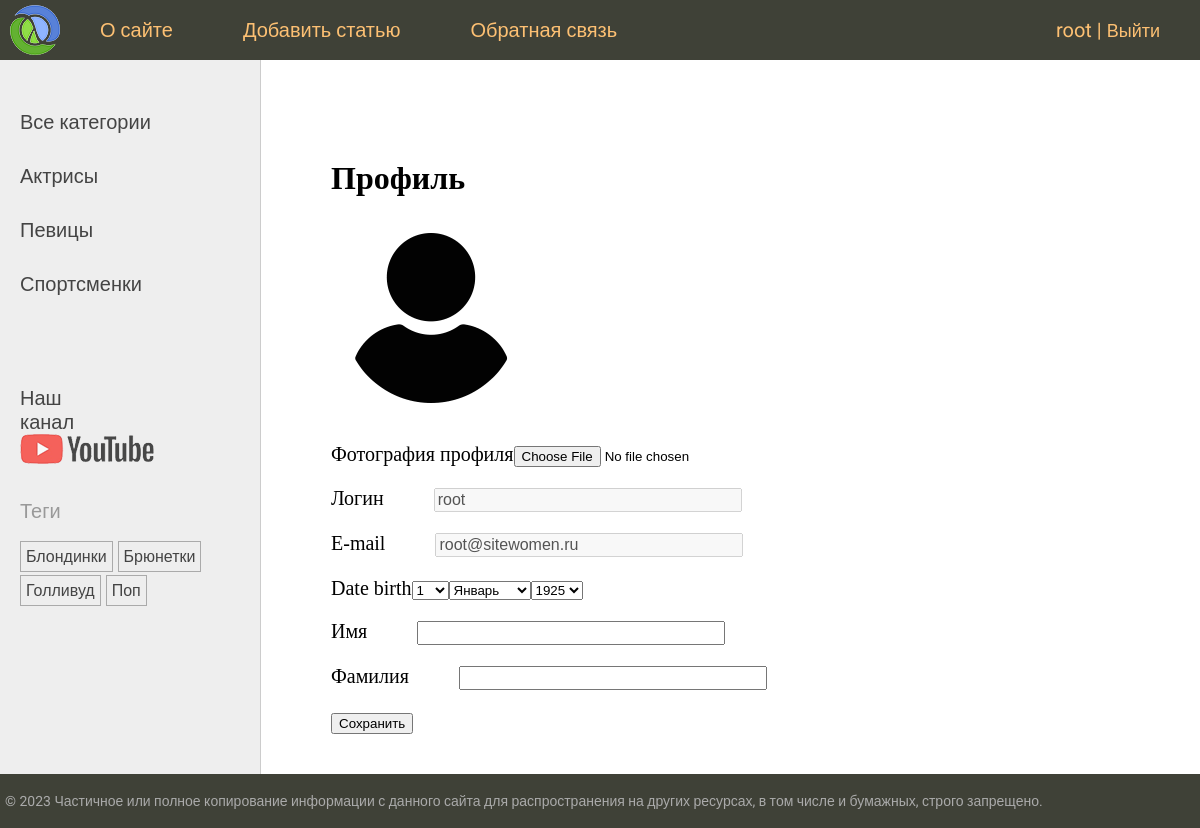
/users/profile/ (signed in), run on the app's committed database.
### users/models.py (models this page shows)
class User(AbstractUser):
    photo = models.ImageField(
        upload_to="users/%Y/%m/%d/",
        blank=True,
        null=True,
        verbose_name="Фотография профиля"
    )
    date_birth = models.DateTimeField(
        blank=True,
        null=True,
        verbose_name="Дата рождения"
    )

### women/models.py (models this page shows, shortened)
class Category(models.Model):
    name = models.CharField(
        max_length=100,
        db_index=True,
        verbose_name='Категория'
    )
    slug = models.SlugField(
        max_length=255,
        unique=True,
        db_index=True,
        verbose_name='Slug'
    )
    class Meta:
        verbose_name = 'Категория'
        verbose_name_plural = 'Категории'
    def get_absolute_url(self):
        return reverse("category", kwargs={"cat_slug": self.slug})

class TagPost(models.Model):
    tag = models.CharField(
        max_length=100,
        db_index=True
    )
    slug = models.SlugField(
        max_length=255,
        unique=True,
        db_index=True
    )
    def get_absolute_url(self):
        return reverse('tag', kwargs={'tag_slug': self.slug})
    class Meta:
        verbose_name = "Тег"
        verbose_name_plural = "Теги"

### users/views.py (the view, shortened to what this page needs)
class ProfileUser(LoginRequiredMixin, UpdateView):
    model = get_user_model()
    form_class = ProfileUserForm
    template_name = "users/profile.html"
    extra_context = {
        "title": "Профиль пользователя",
        "default_image": settings.DEFAULT_USER_IMAGE
    }
    def get_object(self, queryset = None):
        return self.request.user

### users/forms.py
class ProfileUserForm(forms.ModelForm):
    username = forms.CharField(
        disabled=True,
        label="Логин",
        widget=forms.TextInput(
            attrs={
                "class": "form-input"
            }
        )
    )
    email = forms.EmailField(
        disabled=True,
        label="E-mail",
        widget=forms.EmailInput(
            attrs={
                "class": "form-input"
            }
        ),
        required=False
    )
    this_year = datetime.date.today().year
    date_birth = forms.DateField(
        widget=forms.SelectDateWidget(years=tuple(range(this_year - 100, this_year - 5)))
    )
    class Meta:
        model = get_user_model()
        fields = ["photo", "username", "email", "date_birth", "first_name", "last_name"]
        labels = {
            "first_name": "Имя",
            "last_name": "Фамилия",
        }
        widgets = {
            "first_name": forms.TextInput(
                attrs={
                    "class": "form-input"
                }
            ),
            "last_name": forms.TextInput(
                attrs={
                    "class": "form-input"
                }
            )
        }

### users/context_processors.py (called while the page is built)
def get_women_context(request):
    return {"main_menu": menu}

### women/templatetags/women_tags.py (called while the page is built)
@register.inclusion_tag('women/list_categories.html')
def show_categories(cat_selected=0):
    cats = Category.objects.annotate(total=Count('posts')).filter(total__gt=0)
    return {'cats': cats, "cat_selected": cat_selected}

@register.inclusion_tag('women/list_tags.html')
def show_all_tags(cat_selected=0):
    tags = TagPost.objects.annotate(total=Count('tags')).filter(total__gt=0)
    return {'tags': tags}

### users/templates/users/profile.html (shortened to what this page needs)
{% extends "base.html" %}
{% block content %}
<h1>Профиль</h1>
<form method="post" enctype="multipart/form-data">
    {% if user.photo %}
      <p><img src="{{ user.photo.url }}" alt="Фотография пользователя"></p>
    {% else %}
      <p><img src="{{ default_image }}" alt="Фотография пользователя"></p>
    {% endif %}
    {% for f in form %}
      <p><label for="form-label" for="{{ form.is_for_label }}">{{ f.label }}</label>{{ f }}</p>
    {% endfor %}
    <p><button type="submit">Сохранить</button></p>
</form>
{% endblock content %}

### templates/base.html (shortened to what this page needs)
{% load static %} {% load women_tags %}
<!DOCTYPE html>
<html>
  <head>
    <link
      type="text/css"
      href="{% static 'women/css/styles.css' %}"
      rel="stylesheet"
    />
  </head>
  <body>
    <table class="table-page" border="0" cellpadding="0" cellspacing="0">
      <tr>
        <td valign="top">
          {% block mainmenu %}
          <div class="header">
            <ul id="mainmenu" class="mainmenu">
              <li class="logo">
                <a href="{% url 'home' %}"><div class="logo"></div></a>
              </li>
              {% for m in main_menu %}
              <li>
                <a href="{% url m.urlpath %}">{{m.title}}</a>
              </li>
              {% endfor %} {% if user.is_authenticated %}
              <li class="last">
                <a href="{% url 'users:profile' %}">{{ user.username }}</a> |
                <form
                  action="{% url 'users:logout' %}"
                  method="post"
                  style="display: inline"
                >
                  <button
                    style="
                      background: none;
                      font-size: 18px;
                      border: none;
                      padding: 0;
                      color: #fdc073;
                      cursor: pointer;
                    "
                  >
                    Выйти
                  </button>
                </form>
              </li>
              {% else %}
              <li class="last">
                <a href="{% url 'users:login' %}">Войти</a> |
                <a href="{% url 'users:register' %}">Регистрация</a>
              </li>
              {% endif %}
            </ul>
          </div>
          {% endblock mainmenu %}
          <table
            class="table-content"
            border="0"
            cellpadding="0"
            cellspacing="0"
          >
            <tr>
              <td valign="top" class="left-chapters">
                <ul id="leftchapters">
                  {% if cat_selected == 0 %}
                  <li class="selected">Все категории</li>
                  {% else %}
                  <li><a href="{% url 'home' %}">Все категории</a></li>
                  {% endif %} {% show_categories cat_selected%}
                  <li class="share">
                    <p>Наш канал</p>
                    <a
                      class="share-yt"
                      href="https://www.youtube.com/channel/UClJzWfGWuGJL2t-3dYKcHTA/playlists"
                      target="_blank"
                      rel="nofollow"
                    ></a>
                  </li>
                  <li>{% show_all_tags %}</li>
                </ul>
              </td>
              <td valign="top" class="content">
                <div class="content-text">
                  {% block content %} {% endblock %}
                </div>
              </td>
            </tr>
          </table>
        </td>
      </tr>
      <tr>
        <td valign="top">
          <div id="footer">
            <p>
              &copy; 2023 Частичное или полное копирование информации с данного
              сайта для распространения на других ресурсах, в том числе и
              бумажных, строго запрещено.
            </p>
          </div>
        </td>
      </tr>
    </table>
  </body>
</html>

### women/templates/women/list_categories.html
{% for cat in cats   %}
{% if cat.id == cat_selected %}
<li class="selected">{{ cat.name }}</li>
{% else %}
<li><a href="{{ cat.get_absolute_url }}">{{  cat.name }}</li>
{% endif %}
{% endfor %}

### women/templates/women/list_tags.html (shortened to what this page needs)
{% if tags %}
    <p>Теги</p>
    <ul class="tags-list">
        {% for t in tags %}
        <li><a href="{{ t.get_absolute_url }}">{{ t.tag }}</a></li>
        {% endfor %}
    </ul>
{% endif %}

### women/static/women/css/styles.css (style rules this page uses)
html, body { font-family: "Roboto", sans-serif; margin: 0; padding: 0; height: 100%; width: 100%; color: #444; }
a { color: #0059b2; text-decoration: none; }
img { max-width: 600px; height: auto; }
.table-page { width: 100%; height: 100%; vertical-align: top; }
.table-page tr { height: 100%; }
.header { background: #3F4137; height: 60px; }
.logo { background: url('../images/logo.png') no-repeat 10px 5px; width: 70px; height: 60px; }
ul.mainmenu { list-style: none; margin: 0; padding: 0; height: 60px; color: #fdc073; font-size: 20px; overflow: hidden; }
ul.mainmenu li { float: left; margin: 18px 40px 0 30px; }
ul.mainmenu li.logo { margin: 0; }
ul.mainmenu li.last { float: right; }
ul.mainmenu li a { color: #fdc073; text-decoration: none; }
.table-content { width: 100%; min-height: 100%; height: 100%; }
.left-chapters { margin: 0; background: #eee; border-right: 1px solid #ccc; }
.left-chapters ul { width: 230px; margin: 0; padding: 20px 10px 10px 20px; list-style: none; font-size: 20px; }
.left-chapters ul li { margin: 30px 0 0 0; color: #999; }
.left-chapters ul li a { color: #444; text-decoration: none; }
.left-chapters ul li.share { margin: 60px 0 0 0; }
.left-chapters ul li.share p { margin: 30px 0 30px 0; }
.left-chapters ul li.share a { display: inline-block; width: 40px; height: 40px; margin: 0 20px 0 0; }
.left-chapters ul li.share a.share-yt { width: 100%; height: 30px; background: url('../images/share_yt.png') no-repeat 0 0 }
ul.tags-list { width: 100%; margin: 0; padding: 0; list-style: none; }
ul.tags-list li { margin: 0; padding: 0 0 10px; display: inline-block; }
ul.tags-list li a { padding: 5px; font-size: 16px; border: 1px solid #aaa; }
.content { padding: 40px 20px 20px 40px; width: 100%; box-sizing: border-box; }
.content-text { margin: 60px 0 0 30px; color: #000; font-size: 20px; font-family: Yandex Sans Display Light; }
.content-text h1 { font-size: 32px; }
#footer { box-sizing: border-box; background: #3F4137; padding: 5px; color: #aaa; font-size: 14px; font-family: "Roboto", sans-serif; text-align: left; overflow: hidden; }
.form-input { width: 300px; font-size: 16px; margin-left: 50px; }

### data on the page
User: username "root", form "root" "root@sitewomen.ru"
Category: name "Актрисы"
Category: name "Певицы"
Category: name "Спортсменки"
TagPost: tag "Блондинки"
TagPost: tag "Брюнетки"
TagPost: tag "Голливуд"
TagPost: tag "Поп"

### other printed values
{{ m.title }} "О сайте" "Добавить статью" "Обратная связь"
{{ f.label }} "Фотография профиля" "Логин" "E-mail" "Date birth" "Имя" "Фамилия"
